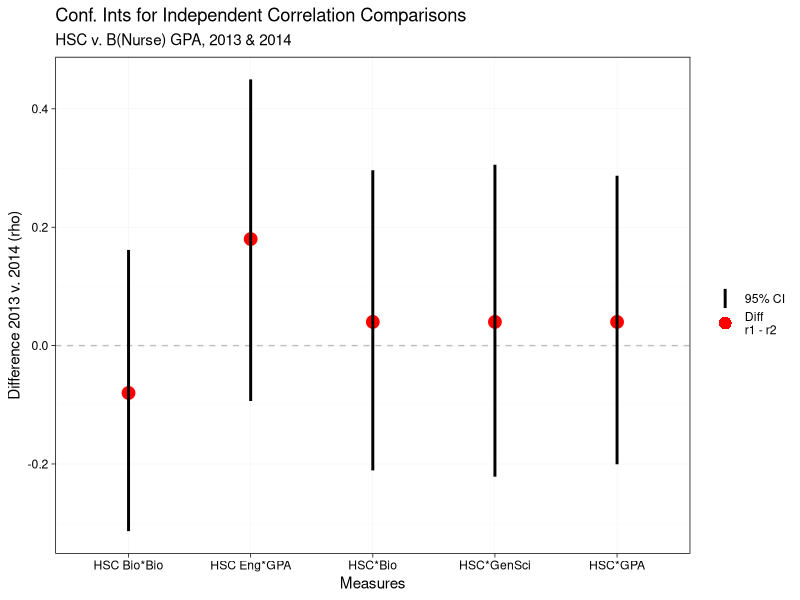

Reproduce this figure in R.
## ---- chunk 1
library(knitr)
knitr::opts_chunk$set(echo = TRUE)
library(tidyverse)
## ---- chunk 2
analysis_provided <- read_delim("Data/Assignment-1_Table-1.txt", 
                                delim = ",",
                                col_types = list(col_character(),
                                                 col_double(),
                                                 col_double(),
                                                 col_double(),
                                                 col_double(),
                                                 col_double(),
                                                 col_integer()))
knitr::kable(analysis_provided, 
             caption = "Output of some analysis provided by the researcher")
## ---- chunk 3
library(tidyverse)
measures = c("HSC*GPA","HSC*Bio","HSC*GenSci","HSC Eng*GPA","HSC Bio*Bio")
test_2013 <- c(.41, .36, .30, .30, .37)
test_2014 = c(.37, .32, .26, .12, .45)
n_2013 <- 109
n_2014 <- 85
## ---- chunk 4
# Function to return CIs for Pearson Correlations
rz.ci <- function(r, N, conf.level = 0.95) { 
  zr.se <- 1/(N - 3)^0.5 # SE for Z score
  moe <- qnorm(1 - (1 - conf.level)/2) * zr.se
  z <- atanh(r) # could use psych::fisherz() here
  zu <- atanh(r) + moe 
  zl <- atanh(r) - moe
  tanh(c(zl, zu))
}
# function to calculate CIs for the difference. Uses above function.
r.ind.ci <- function(r1, r2, n1, n2, conf.level = 0.95) {
  L1 <- rz.ci(r1, n1, conf.level = conf.level)[1]
  U1 <- rz.ci(r1, n1, conf.level = conf.level)[2]
  L2 <- rz.ci(r2, n2, conf.level = conf.level)[1]
  U2 <- rz.ci(r2, n2, conf.level = conf.level)[2]
  diff <- r1 - r2
  lower <- r1 - r2 - ((r1 - L1)^2 + (U2 - r2)^2)^0.5
  upper <- r1 - r2 + ((U1 - r1)^2 + (r2 - L2)^2)^0.5
  c(lower, upper, diff)
}
## ---- chunk 5

results <- data.frame(matrix(NA, nrow = 5, ncol = 3))
for(i in 1:length(test_2013)){
  r1 = test_2013[i]
  r2 = test_2014[i]
  n1 = n_2013
  n2 = n_2014
  results[i,] = r.ind.ci(r1,r2,n1,n2)
}

results <- cbind(results,measures) %>% select(4,1:3) 
colnames(results) <- c("Corr","Lower","Upper", "diff")
kable(results)
## ---- chunk 6
cols <- c("Diff\nr1 - r2"="red","95% CI"="black")
ggplot(data = results, 
       aes(x = Corr)) +
  geom_hline(yintercept = 0,
             col= "grey", 
             lty = 2) +
  geom_point(aes(y = diff,
                 colour ="Diff\nr1 - r2"),
             size = 4) +
  geom_linerange(aes(ymin = Lower,
                     ymax = Upper,
                     colour = "95% CI"),
                 size = 1) +
  theme_linedraw() +
  theme(panel.grid.major = element_line(colour = "lightgrey"),
        panel.grid.minor = element_line(colour = "lightgrey")) +
  ggtitle(label = "Conf. Ints for Independent Correlation Comparisons",
          subtitle = "HSC v. B(Nurse) GPA, 2013 & 2014") +
  ylab("Difference 2013 v. 2014 (rho)") +
  xlab("Measures") +
  scale_colour_manual(name = element_blank(), 
                      values = cols,
                      guide = guide_legend(override.aes = list(
                        linetype = c("solid", "blank"),
                         shape = c(NA, 16))))
## ---- chunk 7
library(psych)
results <- data.frame(matrix(NA, nrow = 5, ncol = 2))
for(i in 1:length(test_2013)){
  xy = test_2013[i]
  xz = test_2014[i]
  n = n_2013
  n2 = n_2014
  paired_r <- paired.r(xy,xz,NULL,n,n2)
  results[i,1] = paired_r$z
  results[i,2] = paired_r$p
}
results <- cbind(results,measures) %>%
  select(3,1,2) 
colnames(results) <- c("Corr","Z","p-value")
kable(results)
## ---- chunk 8
r_2013_p = data.frame()
r_2014_p = data.frame()
for(i in 1:length(test_2013)){
  x = rz.ci(r = test_2013[i],
            N = n_2013)
  xp = r.test(n = n_2013, 
              test_2013[i])$p
  y = rz.ci(r = test_2014[i],
            N = n_2014)
  yp = r.test(n = n_2014,
              test_2014[i])$p
  r_2013_p = rbind(r_2013_p, c(test_2013[i], xp, x[1],x[2]))
  r_2014_p = rbind(r_2014_p, c(test_2014[i],yp, y[1],y[2]))
}
r_2013_p = cbind(r_2013_p, measures, rep(2013, 5))
r_2014_p = cbind(r_2014_p, measures, rep(2014, 5))
c_names = c("r","p-value","Lower CI", "Upper CI", "Measure","Year")
colnames(r_2013_p) = c_names
colnames(r_2014_p) = c_names
r_all_p = rbind(r_2013_p, r_2014_p)
kable(r_all_p[,c(5:6,1:4)])
## ---- chunk 9
library(broom)
Inc_v_OW.dat <- matrix(c(3,4,2,1), nrow = 2)
dimnames(Inc_v_OW.dat) = list(c("< $30,000",">= $30,000"),c("Not OW","OW"))

x2_samp <- chisq.test(Inc_v_OW.dat, simulate.p.value = TRUE, B = 10000)
x2_samp
## ---- chunk 10
rowTotals <- rowSums(Inc_v_OW.dat)
colTotals <- colSums(Inc_v_OW.dat)
nOfCases <- sum(rowTotals)
expected <- outer(rowTotals, colTotals, "*") / nOfCases
maxSqResid <- function(x) max((x - expected) ^ 2 / expected)
simMaxSqResid <- sapply(r2dtable(1000, rowTotals, colTotals), maxSqResid)
sum(simMaxSqResid >= maxSqResid(Inc_v_OW.dat)) / 10000
## ---- chunk 11
analysis_provided <- read_delim("Data/Assignment-1_Table-2.txt", 
                                delim = "~",
                                col_types = list(col_character(),
                                                 col_integer(),
                                                 col_integer()))
knitr::kable(analysis_provided, caption = "Contingency table for relationship between income level and overweight status.")
## ---- chunk 12
library(broom)
Inc_v_OW.dat <- matrix(c(3,4,2,1), nrow = 2)
dimnames(Inc_v_OW.dat) = list(c("< $30,000",">= $30,000"),c("Not OW","OW"))
Inc_v_OW.dat
## ---- chunk 13
kable(chisq.test(Inc_v_OW.dat)$expected)
## ---- chunk 14
pvals_chi <- qchisq(c(0.025,0.975),1)
x2 <- tidy(chisq.test(Inc_v_OW.dat,
                      correct = TRUE)) %>% 
  cbind(t(pvals_chi))
kable(x2[,c(1,2,3,5,6,4)],
      row.names = FALSE,
      col.names = list("X2","p-value","df",
                       "Lower CI",
                       "Upper CI",
                       "method"))
## ---- chunk 15
ex <- tidy(fisher.test(Inc_v_OW.dat,
                       alternative = "two.sided"))
kable(ex, 
      row.names = FALSE,
      col.names = list("Odds Ratio","p-value",
                       "Lower CI",
                       "Upper CI",
                       "method","alternative"))
## ---- chunk 16
Inc_v_OW10.dat <- Inc_v_OW.dat*10
Inc_v_OW10.dat
## ---- chunk 17
kable(chisq.test(Inc_v_OW10.dat)$expected)
## ---- chunk 18
x2_10 <- rbind(tidy(chisq.test(Inc_v_OW10.dat, 
                               correct = FALSE)),
               tidy(chisq.test(Inc_v_OW10.dat,
                               correct = TRUE))) %>% 
  cbind(t(pvals_chi))
kable(x2_10[,c(1,2,3,5,6,4)], 
      row.names = FALSE,
      col.names = list("X2","p-value","df",
                       "Lower CI",
                       "Upper CI",
                       "method"))
## ---- chunk 19
ex_10 <- tidy(fisher.test(Inc_v_OW10.dat, 
                          alternative = "two.sided"))
ex_10
